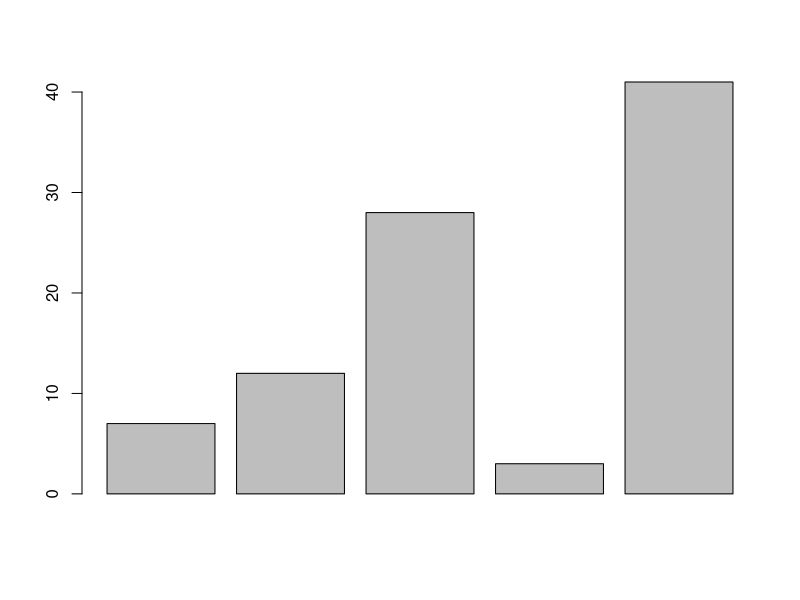

The R source for this figure:
#create the data for the chart
H<-c(7,12,28,3,41)
#give the chart file a name
png(file="barchart.png")
#plot the bar chart
barplot(H)
#save the file
dev.off()


